Frame 1 (no input): blank canvas, image omitted
Frame 60 (the mouse pressed at the canvas centre just before this capture): blank canvas, image omitted
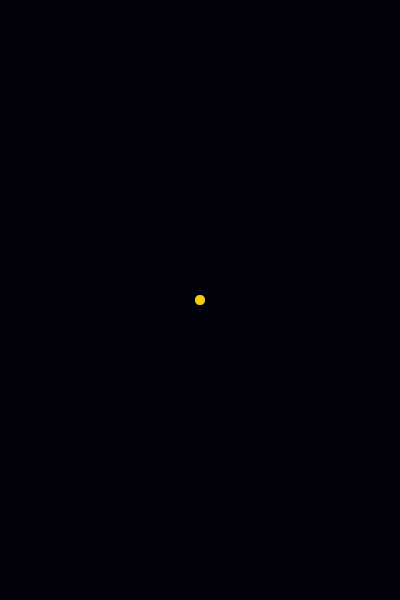
Frame 120 (the mouse held since frame 60 and released just before this capture)

The Processing sketch whose frames 1 and 60 were blank and that drew this single picture after the mouse press (run headless with seeded random() and noise(); from frame 60 on, the mouse is pressed at the canvas centre):

// Processing sketch: processing_48921
// ── processing_48921.pde

void setup()
{
  size(400, 600);
  background(15, 245, 147);
  smooth();
  textAlign(CENTER);
  frameRate(12);
  strokeWeight(5);
  noStroke();
  
  
}

void draw()
{
  fill(0, 0, 10, 100);
  rect(0, 0, width, height);
  
  
  fill( 242, 204, 7);
  ellipse(mouseX, mouseY, 10,10);

  
}

void mousePressed()
{
  
fill( random(255), random(255), random(255));

}

void keyPressed()
  {
    save ("snapshot.jpg");
  }
  
